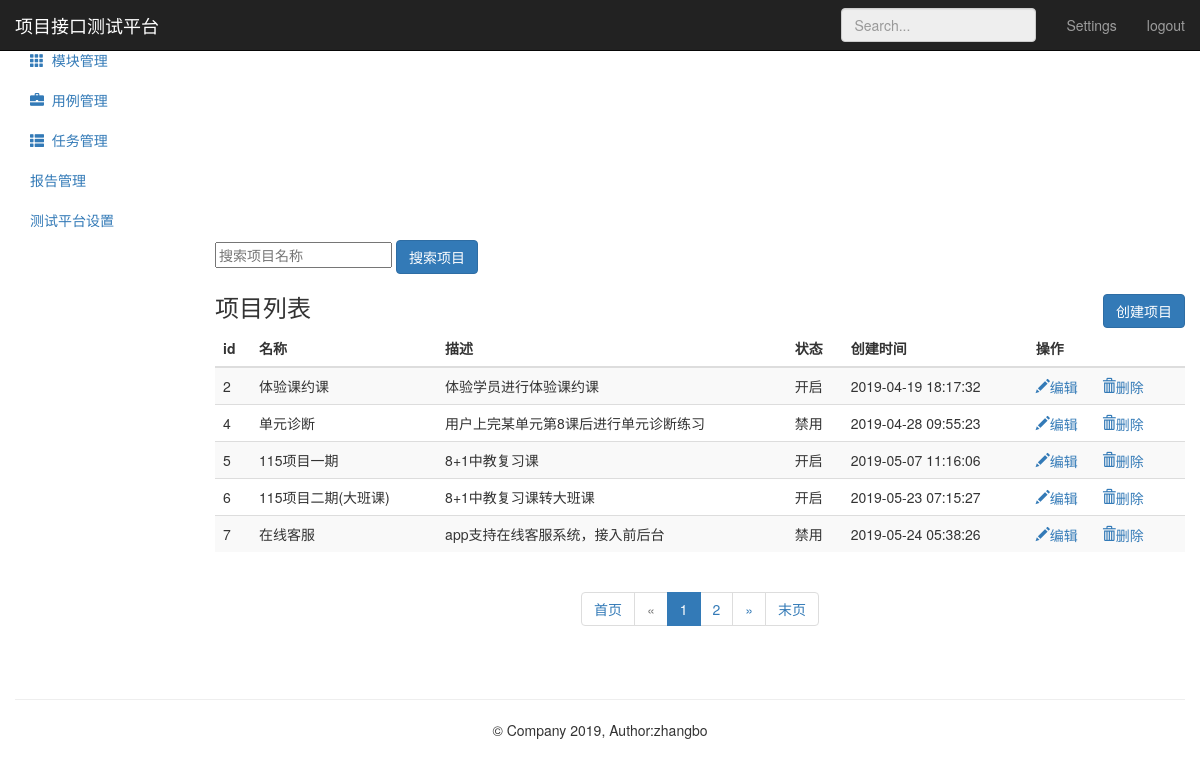
Screenshot of /project/ (signed in) with the database file from the repository.
### project_app/models.py (models this page shows, shortened)
class Project(models.Model):
      name = models.CharField("名称",max_length=50,null=False)
      describe = models.TextField("描述",default="",max_length=50)
      status = models.BooleanField("状态",default=1)
      update_time = models.DateTimeField(auto_now=True)
      create_time = models.DateTimeField(auto_now_add=True)

### project_app/views.py (the view)
# urls.py: path('',views.project_manage),
@login_required
def project_manage(request):
    project_all = Project.objects.all()
    paginator = Paginator(project_all,5)
    paginator_num_pages = paginator.num_pages
    print ("共分：",str(paginator_num_pages)+"页")
    paginator_num_pages_array_ = paginator.page_range
    print ("数组形式表示：",paginator_num_pages_array_)
    page1 = paginator.page(1)
    print ("第一页：",page1)
    page_num = page1.number
    print ("第一页：",page_num)
    page = request.GET.get('page','')
    print ("urlpage传参：",page)
    try:
        contacts = paginator.page(page)
        print ("contacts---------->1",contacts)
    except PageNotAnInteger:
        contacts = paginator.page(1)
        print ("contacts---------->2",contacts)
    except EmptyPage:
        contacts = paginator.page(paginator.num_pages)
        print ("contacts---------->3",contacts)
    print ("第二页索引：",contacts.number)
    print ("第几页：",contacts)
    return render(request,"project.html",{"projects":contacts,
                                          "type":"list",
                                          "page":page,
                                          "page_num":page_num,
                                          "paginator_num_pages":paginator_num_pages,
                                          "paginator_num_pages_array_":paginator_num_pages_array_})

### templates/project.html (shortened to what this page needs)
{% extends "base.html" %}
{% block base %}
     <nav class="navbar navbar-inverse navbar-fixed-top">
        <div class="container-fluid">
            <div class="navbar-header">
            <a class="navbar-brand" href="#">项目接口测试平台</a>
            </div>
            <div id="navbar" class="navbar-collapse collapse">
                <ul class="nav navbar-nav navbar-right">
                    <li><a href="#">Settings</a></li>
                    <li><a href="/logout/">logout</a></li>
                </ul>
                <form class="navbar-form navbar-right">
                    <input type="text" class="form-control" placeholder="Search..." disabled="disabled">
                </form>
            </div>
        </div>
     </nav>
     <div class="container-fluid">
        <div class="row">
            <div class="col-sm-3 col-md-2 sidebar">
                <ul class="nav nav-sidebar">
                    <li class="active">
                        <a href="/project/">
                        </a>
                    </li>
                    <li>
                        <a href="/module/">
                            <i class="glyphicon glyphicon-th"></i>&nbsp;&nbsp;模块管理
                        </a>
                    </li>
               </ul>
               <ul class="nav nav-sidebar">
                   <li>
                       <a href="/testcase/">
                           <i class="glyphicon glyphicon-briefcase"></i>&nbsp;&nbsp;用例管理
                       </a>
                   </li>
                   <li>
                       <a href="">
                           <i class="glyphicon glyphicon-th-list"></i>&nbsp;&nbsp;任务管理
                       </a>
                   </li>
               </ul>
               <ul class="nav nav-sidebar">
                    <li><a href="">报告管理</a></li>
                    <li><a href="">测试平台设置</a></li>
               </ul>
            </div>
            <div class="col-sm-9 col-sm-offset-3 col-md-10 col-md-offset-2 main">
                {% if type == "list" %}
                <form class="project" method="get" name="project-page" action="search">
                    <input  type="text" name="search_name" placeholder="搜索项目名称">
                    <button class="btn btn-primary" type="submit">搜索项目</button>
                </form>
                <h3 class="sub-header">项目列表
                    <button class="btn btn-primary" name="submit" style="float:right;"
                            onclick="location.href='/project/add_project/'">创建项目</button>
                </h3>
                <div class="table-responsive">
                    <table class="table table-striped">
                        <thead>
                            <tr style="text-align: center">
                                <th>id</th>
                                <th>名称</th>
                                <th>描述</th>
                                <th>状态</th>
                                <th>创建时间</th>
                                <th>操作</th>
                            </tr>
                        </thead>
                        <tbody>
                            {% for project in projects %}
                            <tr>
                                  <td>{{ project.id}}</td>
                                  <td>{{ project.name}}</td>
                                  <td>{{ project.describe}}</td>
                                  <td>
                                      {% if project.status == True %}
                                          <span>开启</span>
                                      {% elif project.status == False %}
                                          <span>禁用</span>
                                      {% endif %}
                                  </td>
                                  <td>{{ project.create_time | date:"Y-m-d H:i:s" }}</td>
                                  <td>
                                      <a href="/project/edit_project/{{ project.id }}/">
                                          <i class="glyphicon glyphicon-pencil">编辑</i>
                                      </a>
                                      <a href="/project/delete_project/{{ project.id }}/" style="margin-left:20px;">
                                          <i class="glyphicon glyphicon-trash">删除</i>
                                      </a>
                                  </td>
                            </tr>
                            {% endfor %}
                        </tbody>
                    </table>
                </div>
                {% endif %}
                {% if type == "list" %}
                    <div style="text-align: center;">
                       <nav aria-label="Page navigation">
                          <ul class="pagination">
                              {% if projects %}
                                  {% if search_name %}
                                      <li>
                                          <a href="?search_name={{ search_name }}&page={{ page_num }}" aria-label="Previous">
                                              <span aria-hidden="true">首页</span>
                                          </a>
                                      </li>
                                  {% else %}
                                      <li>
                                          <a href="?page={{ page_num }}" aria-label="Previous">
                                              <span aria-hidden="true">首页</span>
                                          </a>
                                      </li>
                                  {% endif %}
                                  {% if projects.has_previous %}
                                      {% if search_name %}
                                          <li>
                                              <a href="?search_name={{ search_name }}&page={{ projects.previous_page_number}}" aria-label="Previous">
                                                  <span aria-hidden="true">&laquo;</span>
                                              </a>
                                          </li>
                                      {% else %}
                                          <li>
                                              <a href="?page={{ projects.previous_page_number}}" aria-label="Previous">
                                                  <span aria-hidden="true">&laquo;</span>
                                              </a>
                                          </li>
                                      {% endif %}
                                  {% else %}
                                      <li class="disabled">
                                              <a href="#" aria-label="Next">
                                                  <span aria-hidden="true">&laquo;</span>
                                              </a>
                                      </li>
                                  {% endif%}
                                  {% for p1 in paginator_num_pages_array_ %}
                                      {% if projects.has_previous %}
                                          {% if search_name %}
                                              {% if p1 == projects.number %}
                                                  <li class="active">
                                                      <a href="?search_name={{ search_name }}&page={{ p1 }}">
                                                          {{ p1 }}
                                                      </a>
                                                  </li>
                                              {% else %}
                                                  <li>
                                                      <a href="?search_name={{ search_name }}&page={{ p1 }}">
                                                          {{ p1 }}
                                                      </a>
                                                  </li>
                                              {% endif %}
                                          {% else %}
                                              {% if p1 == projects.number %}
                                                  <li class="active">
                                                      <a href="?page={{ p1 }}">
                                                          {{ p1 }}
                                                      </a>
                                                  </li>
                                              {% else %}
                                                  <li>
                                                      <a href="?page={{ p1 }}">
                                                          {{ p1 }}
                                                      </a>
                                                  </li>
                                              {% endif %}
                                          {% endif %}
                                      {% else %}
                                          {% if search_name %}
                                              {% if p1 == projects.number %}
                                                  <li class="active">
                                                      <a href="?search_name={{ search_name }}&page={{ p1 }}">
                                                          {{ p1 }}
                                                      </a>
                                                  </li>
                                              {% else %}
                                                  <li>
                                                      <a href="?search_name={{ search_name }}&page={{ p1 }}">
                                                          {{ p1 }}
                                                      </a>
                                                  </li>
                                              {% endif %}
                                          {% else %}
                                              {% if p1 == projects.number %}
                                                  <li class="active">
                                                      <a href="?page={{ p1 }}">
                                                          {{ p1 }}
                                                      </a>
                                                  </li>
                                              {% else %}
                                                  <li>
                                                      <a href="?page={{ p1 }}">
                                                          {{ p1 }}
                                                      </a>
                                                  </li>
                                              {% endif %}
                                          {% endif %}
                                      {% endif %}
                                  {% endfor %}
                                  {% if projects.has_next %}
                                      {% if search_name %}
                                          <li>
                                              <a href="?search_name={{ search_name }}&page={{ projects.next_page_number}}" aria-label="Previous">
                                                  <span aria-hidden="true">&raquo;</span>
                                              </a>
                                          </li>
                                      {% else %}
                                          <li>
                                              <a href="?page={{ projects.next_page_number}}" aria-label="Previous">
                                                  <span aria-hidden="true">&raquo;</span>
                                              </a>
                                          </li>
                                      {% endif %}
                                  {% else %}
                                      <li class="disabled">
                                              <a href="#" aria-label="Next">
                                                  <span aria-hidden="true">&raquo;</span>
                                              </a>
                                      </li>
                                  {% endif %}
                                  {% if search_name %}
                                      <li>
                                          <a href="?search_name={{ search_name }}&page={{ paginator_num_pages }}" aria-label="Previous">
                                              <span aria-hidden="true">末页</span>
                                          </a>
                                     </li>
                                  {% else %}
                                      <li>
                                          <a href="?page={{ paginator_num_pages }}" aria-label="Previous">
                                              <span aria-hidden="true">末页</span>
                                          </a>
                                     </li>
                                  {% endif %}
                              {% endif %}
                          </ul>
                       </nav>
                    </div>
                {% endif %}
            </div>
        </div>
     </div>
{% endblock %}

### rows the page displays
Project: id "2", name "体验课约课", describe "体验学员进行体验课约课", status "开启", create_time "2019-04-19 18:17:32"
Project: id "4", name "单元诊断", describe "用户上完某单元第8课后进行单元诊断练习", status "禁用", create_time "2019-04-28 09:55:23"
Project: id "5", name "115项目一期", describe "8+1中教复习课", status "开启", create_time "2019-05-07 11:16:06"
Project: id "6", name "115项目二期(大班课)", describe "8+1中教复习课转大班课", status "开启", create_time "2019-05-23 07:15:27"
Project: id "7", name "在线客服", describe "app支持在线客服系统，接入前后台", status "禁用", create_time "2019-05-24 05:38:26"

### other values shown
{{ p1 }} "1"
{{ p1 }} "2"
